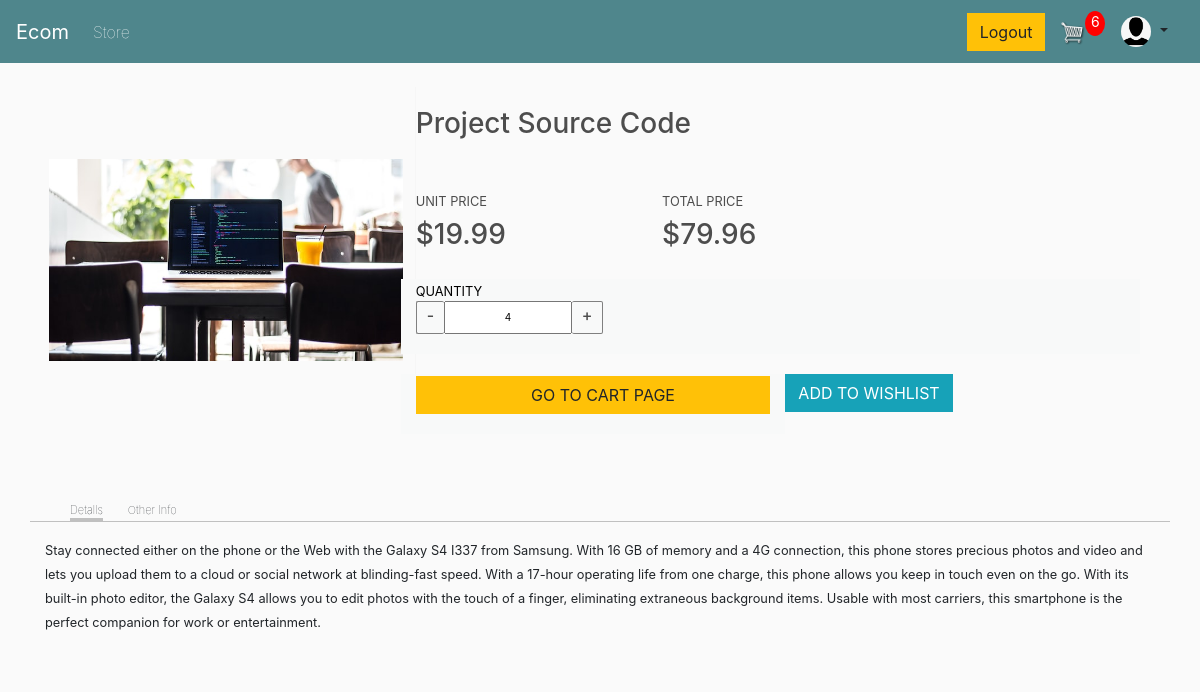
Page /product-details/3 (signed in) on the earlier database version.
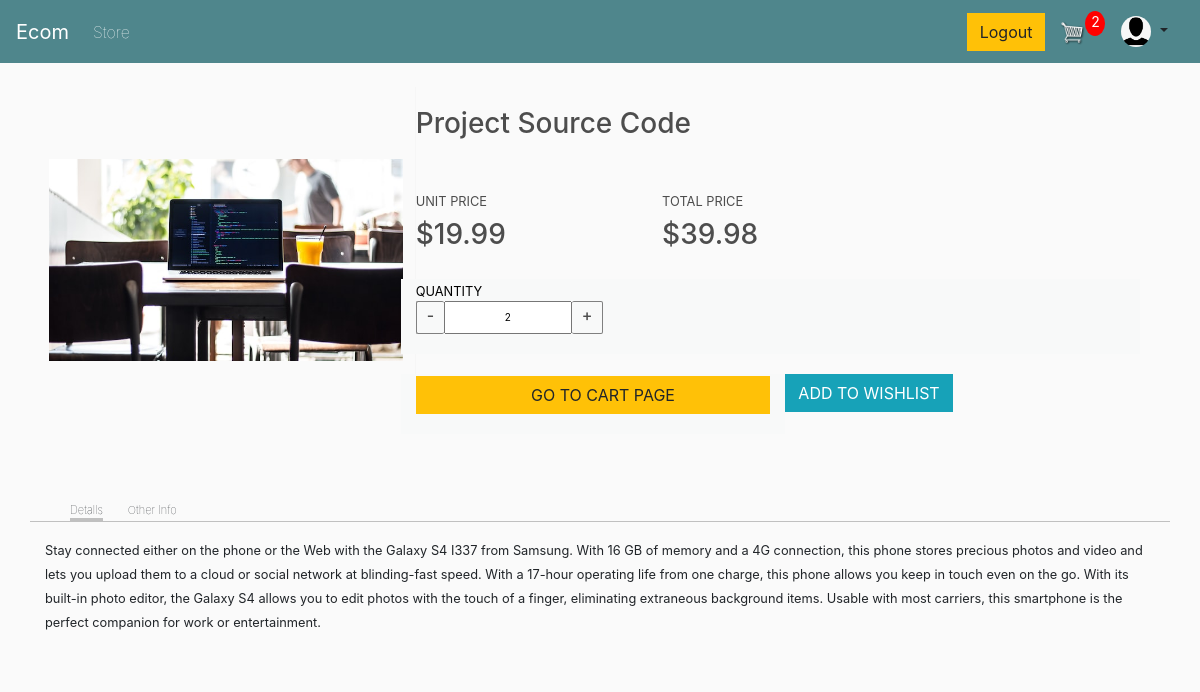
Same page on the later database version.
### store/models.py (models this page shows, shortened)
class OrderItem(models.Model):
    product = models.ForeignKey(Product, on_delete=models.SET_NULL, null=True, blank=True)
    order = models.ForeignKey(Order, on_delete=models.SET_NULL, null=True, blank=True)
    quantity = models.IntegerField(default=0, null=True, blank=True)
    date_added = models.DateTimeField(auto_now_add=True)
    @property
    def get_total(self):
        return self.quantity * self.product.price

class Product(models.Model):
    name = models.CharField(max_length=200, null=True)
    price = models.FloatField()
    digital = models.BooleanField(default=False, null=True, blank=True)
    image = models.ImageField(null=True, blank=True)
    @property
    def imageURL(self):
        try:
            url = self.image.url
        except:
            url = ''
        return url

### store/views.py (the view)
# urls.py: path('product-details/<int:pk>', ProductDetailView.as_view(), name = 'producut-details'),
class ProductDetailView(DetailView):
    template_name: str = "store/product-details.html"
    context_object_name: str = "product"
    model = Product
    def get_context_data(self,*args, **kwargs):
        context = super(ProductDetailView, self).get_context_data(*args,**kwargs)
        context['item'] = self.item
        context['noOfCartItems'] = self.noOfCartItems
        context['isInWishlist'] = self.is_in_wishlist
        return context
    def get(self, request, *args, **kwargs):
        self.cookieData = cartData(request = request)
        self.noOfCartItems = self.cookieData['noOfCartItems']
        self.items = self.cookieData['items']
        self.product_id = self.kwargs.get('pk')
        self.user_wishlist = WishListItem.objects.filter(product__id = self.product_id, customer = request.user.customer)
        self.is_in_wishlist = len(self.user_wishlist) > 0
        found_item = False
        for item in self.items:
            if item.product.id == self.product_id:
                self.item = item
                found_item = True
                break
        if not found_item:
            self.item = "NONE"
        print(f'product_id = {self.product_id}  item = {self.item},  noOfCartItems = {self.noOfCartItems},  user_wishlist = {self.user_wishlist}')
        return super(ProductDetailView, self).get(request, *args, **kwargs)

### store/models.py (called while the page is built)
    @property
    def get_number_of_items(self):
        order_items = self.orderitem_set.all()
        total = sum([item.quantity for item in order_items])
        return total

### store/utils.py (called while the page is built)
def cartData(request):
    if request.user.is_authenticated:
        customer = request.user.customer
        order, created = Order.objects.get_or_create(customer = customer, complete = False)
        items = order.orderitem_set.all()
        noOfCartItems = order.get_number_of_items
    else:
        cookieData = cookieCart(request = request)
        noOfCartItems = cookieData['noOfCartItems']
        order = cookieData['order']
        items = cookieData['items']
    return {
        'noOfCartItems': noOfCartItems,
        'order': order,
        'items': items
    }

### templates/store/product-details.html (shortened to what this page needs)
{% extends 'store/main.html' %}
{% load static %}
{% block content %}
<div class="container">
    <div class="row" style="display:flex;">
        <div class="column item-photo" style="flex:1;">
            <img class="mr-2 p-2" style="max-width:100%;" src="{{product.imageURL}}" />
        </div>
        <div class="column" style="flex:2; border:0px solid gray width:50%">
            <h3 id="details-page-product-name" style="margin-top:20px;">{{ product.name }}</h3>
            <div class="container p-0 details-page-price-section title-price" style="display:flex;">
                <div id="details-page-unit-price-section-id" class="container p-0 details-page-unit-price" style="flex:1;">
                    <h6 class="title-unit-price pb-0"><small>UNIT PRICE</small></h6>
                    <h3 id="details-page-product-unit-price" class="pt-0 mt-0" style="margin-top:0px; padding-top:0px;">${{product.price|floatformat:2}}</h3>
                </div>
                <div id="details-page-total-price-section-id" class="container p-0 details-page-total-price" style="flex:1;">
                    <h6 class="title-total-price pb-0"><small>TOTAL PRICE</small></h6>
                    <h3 id="details-page-product-unit-price" class="pt-0 mt-0" style="margin-top:0px; padding-top:0px;">${{item.get_total|floatformat:2}}</h3>
                </div>
                <div style="flex:1"></div>
            </div>
            <div id="details-page-quantity" class="section" style="padding-bottom:20px; margin-top:20px;">
                <h6 class="title-attr"><small>QUANTITY</small></h6>
                <div>
                    <div data-product={{product.id}} data-action="remove" class="btn-minus pt-1 pb-0 update-cart"><h6> - </h6></div>
                    <input value="{{item.quantity}}" />
                    <div data-product={{product.id}} data-action="add"  class="btn-plus pt-1 pb-0 update-cart"><h6> + </h6></div>
                </div>
            </div>
            <div class = "container pl-0" style="display:flex; margin-top:20px;">
                <div class="section" style="padding-bottom:20px; flex:1;">
                    <a id="details-page-go-to-cart-page" class="btn btn-warning" href={%url 'cart'%}  style="width:100%;"> GO TO CART PAGE</a>
                </div>
                <div class="details-page-add-to-wishlist" style="padding-bottom:20px; flex:1">
                    <button id="add-btn-{{product.id}}" class="btn btn-info"></span>ADD TO WISHLIST</button>
                </div>
            </div>
        </div>
        <div class="row mt-5">
            <ul class="details-page-menu-items">
                <li class="active">Detalls</li>
                <li>Other Info</li>
            </ul>
            <div style="width:100%;border-top:1px solid silver">
                <p style="padding:15px;">
                    <small>
                    Stay connected either on the phone or the Web with the Galaxy S4 I337 from Samsung. With 16 GB of memory and a 4G connection, this phone stores precious photos and video and lets you upload them to a cloud or social network at blinding-fast speed. With a 17-hour operating life from one charge, this phone allows you keep in touch even on the go.
                    With its built-in photo editor, the Galaxy S4 allows you to edit photos with the touch of a finger, eliminating extraneous background items. Usable with most carriers, this smartphone is the perfect companion for work or entertainment.
                    </small>
                </p>
            </div>
        </div>
    </div>
</div>
<link rel="stylesheet" type="text/css" href="{% static 'css/product-details.css' %}">
{% endblock content %}

### templates/store/main.html (shortened to what this page needs)
<!DOCTYPE html>
{% load static %}
<html>
    <head>
           <link rel="stylesheet" href="https://stackpath.bootstrapcdn.com/bootstrap/4.4.1/css/bootstrap.min.css">
           <link rel="stylesheet" type="text/css" href="{% static 'css/main.css' %}">
    </head>
    <body>
        <nav class="navbar navbar-expand-lg navbar-dark bg-dark">
            <a class="navbar-brand" href="{% url 'store' %}">Ecom</a>
            <div class="collapse navbar-collapse" id="navbarSupportedContent">
                <ul class="navbar-nav mr-auto">
                    <li class="nav-item active">
                        <a class="nav-link" href="{% url 'store' %}">Store <span class="sr-only">(current)</span></a>
                    </li>
                </ul>
                <div class="form-inline my-2 my-lg-0">
                    {% if user.is_authenticated %}
                        <a href={%url 'logout'%} class="btn btn-warning">Logout</a>
                    {% else %}
                        <a href={%url 'login'%} class="btn btn-warning mr-3">Login</a>
                        {% comment %} <a class="nav-item nav-link" href={%url 'login'%}>Login</a> {% endcomment %}
                        <a href={%url 'register'%} class="btn btn-success">Register</a>
                    {% endif %}
                    <a href="{% url 'cart' %}">
                        <img  id="cart-icon" src="{% static 'images/cart.png' %}">
                    </a>
                    <p id="cart-total">{{ noOfCartItems }}</p>
                </div>
                <div class="nav-item dropdown p-0 m-0">
                    <a class="nav-link dropdown-toggle" role="button" data-toggle="dropdown" aria-haspopup="true" aria-expanded="false">
                        <img class="rounded-circle article-img" width="30" src="{{ request.user.customer.image.url }}">
                    </a>
            </div>
        </nav>
         <div class="container">
            <br>
            {% block content %}
            {% endblock content %}
         </div>
    </body>
</html>

Differences in the rows shown:
no longer on this page (row unchanged): OrderItem: get_total "79.96", quantity "4"
added OrderItem: get_total "39.98", quantity "2"
Other differences:
{{ noOfCartItems }}: "6" → "2"
